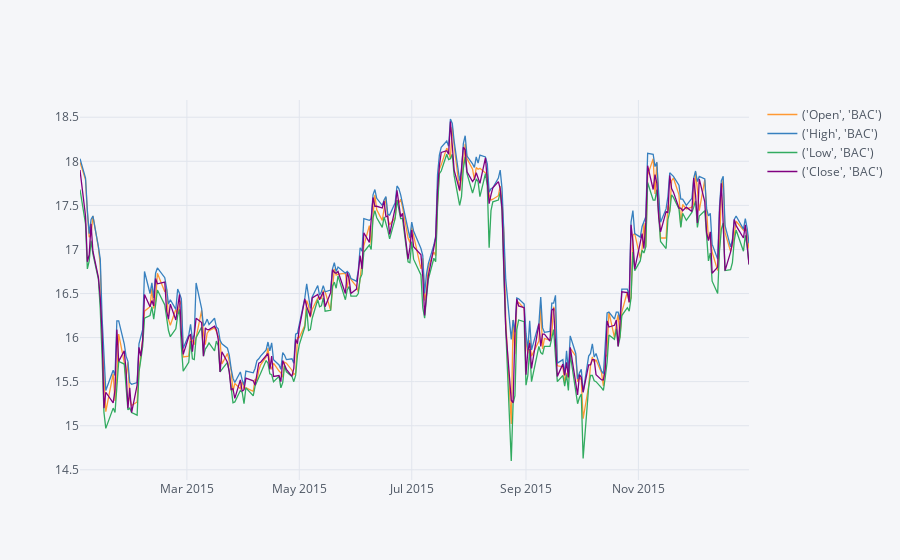

Source (notebook cell):
### Code cell
bac15.iplot()

### Figure 1 — Plotly figure (JSON) as saved in the notebook; plotly's stock layout.template omitted (floating-point values rounded to 4 significant figures; data arrays with more than 128 entries replaced by an {"elided": "..."} marker saying what was removed)
{"data": [{"line": {"color": "rgba(255, 153, 51, 1.0)", "dash": "solid", "shape": "linear", "width": 1.3}, "mode": "lines", "name": "('Open', 'BAC')", "text": "", "type": "scatter", "x": {"elided": "252 str values"}, "y": {"elided": "252 float values"}}, {"line": {"color": "rgba(55, 128, 191, 1.0)", "dash": "solid", "shape": "linear", "width": 1.3}, "mode": "lines", "name": "('High', 'BAC')", "text": "", "type": "scatter", "x": {"elided": "252 str values"}, "y": {"elided": "252 float values"}}, {"line": {"color": "rgba(50, 171, 96, 1.0)", "dash": "solid", "shape": "linear", "width": 1.3}, "mode": "lines", "name": "('Low', 'BAC')", "text": "", "type": "scatter", "x": {"elided": "252 str values"}, "y": {"elided": "252 float values"}}, {"line": {"color": "rgba(128, 0, 128, 1.0)", "dash": "solid", "shape": "linear", "width": 1.3}, "mode": "lines", "name": "('Close', 'BAC')", "text": "", "type": "scatter", "x": {"elided": "252 str values"}, "y": {"elided": "252 float values"}}], "layout": {"autosize": true, "legend": {"bgcolor": "#F5F6F9", "font": {"color": "#4D5663"}}, "paper_bgcolor": "#F5F6F9", "plot_bgcolor": "#F5F6F9", "title": {"font": {"color": "#4D5663"}}, "xaxis": {"autorange": true, "gridcolor": "#E1E5ED", "range": ["2015-01-02", "2015-12-31"], "showgrid": true, "tickfont": {"color": "#4D5663"}, "title": {"font": {"color": "#4D5663"}, "text": ""}, "type": "date", "zerolinecolor": "#E1E5ED"}, "yaxis": {"autorange": true, "gridcolor": "#E1E5ED", "range": [14.38, 18.7], "showgrid": true, "tickfont": {"color": "#4D5663"}, "title": {"font": {"color": "#4D5663"}, "text": ""}, "type": "linear", "zerolinecolor": "#E1E5ED"}}}
